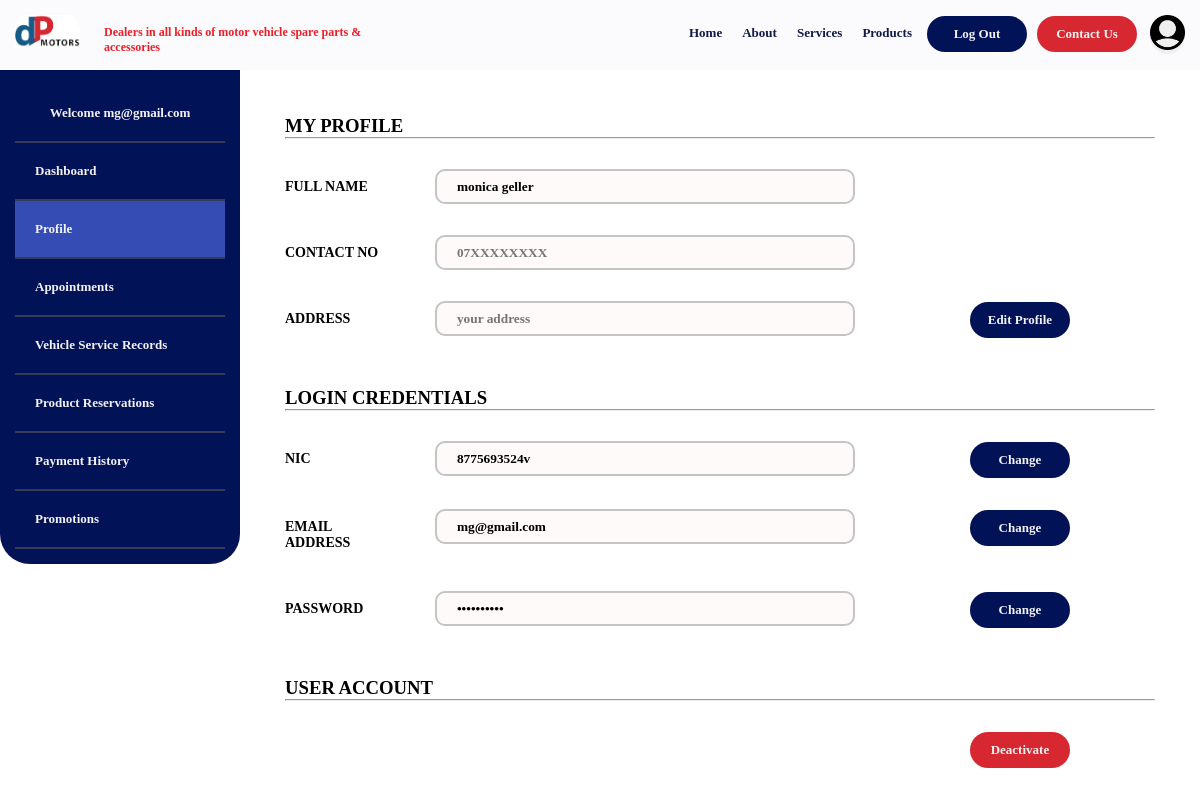
Page /UI/Customer/customer profile/customerViewProfile.php (signed in) on the committed database.
### tables this page shows
CREATE TABLE IF NOT EXISTS `users` (
  `id` int(10) NOT NULL AUTO_INCREMENT,
  `fname` varchar(255) NOT NULL,
  `lname` varchar(255) NOT NULL,
  `email` varchar(255) NOT NULL,
  `nic` varchar(255) NOT NULL,
  `password` varchar(255) NOT NULL,
  `type` varchar(100) DEFAULT NULL,
  `contact` text,
  `address` text,
  `state` varchar(15) NOT NULL DEFAULT 'activated',
  PRIMARY KEY (`id`)
);

### UI/Customer/customer profile/customerViewProfile.php (the view, shortened to what this page needs)
<?php
include '../../../includes/dbh.inc.php';
?>
<!DOCTYPE HTML>
<html lang="en">
<head>
    <link rel="stylesheet" href="../../../css/main.css">
</head>
<body>
    <div class="row r1">
        <?php include_once("../customerTopNav.php");?>
    </div>
    <div class="row r3">
        <div class="col-15 sideNav">
            <?php include_once("../customerSideNav.php");?>
        </div>
        <div class="col-16 content">
            <div class="col-12">
                <div class="row r3-1">
                    <div class="col-12">
                        <h3 class="title"><b> MY PROFILE <hr></b><h3></h2>
                    </div>
                </div>
               <?php  $sql = "SELECT * FROM users WHERE id='{$_SESSION['id']}'";
                $result = mysqli_query($conn, $sql);
                if (mysqli_num_rows($result) > 0) {
                    while ($row = mysqli_fetch_assoc($result)) {
                ?>
                <div class="row r3-3">
                    <div class="col-2 profileLabel">
                        <label>FULL NAME </label>
                    </div>
                    <div class="col-6 profileform">
                        <input type="text" class="profileV" name="name" value="<?php echo $row['fname']; ?> <?php echo $row['lname']; ?>">
                    </div>
                    <div class="col-4 hide-in-small"> </div>
                </div>
                <div class="row r3-7">
                    <div class="col-2 profileLabel">
                        <label>CONTACT NO</label>
                    </div>
                    <div class="col-6 profileform">
                        <input type="text" class="profileV" name="contact" placeholder="07XXXXXXXX" value="<?php echo $row['contact']; ?>">
                    </div>
                    <div class="col-4 hide-in-small"> </div>
                </div>
                <div class="row r3-8">
                    <div class="col-2 profileLabel">
                        <label>ADDRESS </label>
                    </div>
                    <div class="col-6 profileform">
                        <input type="text" class="profileV" name="address" placeholder="your address" value="<?php echo $row['address']; ?>">
                    </div>
                    <div class="col-4 buttons-inline">
                        <form action="./customerUpdateProfile.php">
                            <button class="navButton"> Edit Profile </button>
                        </form>
                    </div>
                </div>
               <div class="row r3-1">
                    <div class="col-12">
                        <br>
                        <h3 class="title"><b> LOGIN CREDENTIALS <hr></b><h3></h2>
                    </div>
                </div>
                <div class="row r3-5">
                    <div class="col-2 profileLabel">
                        <label>NIC </label>
                    </div>
                    <div class="col-6 profileform">
                        <input type="text" class="profileV" name="nic" value="<?php echo $row['nic']; ?>">
                    </div>
                    <div class="col-4 buttons-inline">
                        <form action="./customerChangeNIC.php">
                            <button class="navButton"> Change </button>
                        </form>
                    </div>
                </div>
                <div class="row r3-6">
                    <div class="col-2 profileLabel">
                        <label>EMAIL ADDRESS </label>
                    </div>
                    <div class="col-6 profileform">
                        <input type="text" class="profileV" name="email" value="<?php echo $row['email']; ?>">
                    </div>
                    <div class="col-4 buttons-inline">
                        <form action="./customerChangeEmail.php">
                            <button class="navButton"> Change </button>
                        </form>
                    </div>
                </div>
                <div class="row r3-9">
                    <div class="col-2 profileLabel">
                        <label>PASSWORD</label>
                    </div>
                    <div class="col-6 profileform">
                        <input type="password" class="profileV" name="password" value="**********">
                    </div>
                    <div class="col-4 buttons-inline">
                        <form action="./customerChangePassword.php">
                            <button class="navButton"> Change</button>
                        </form>
                    </div>
                </div>
            <?php
                }
            }
            ?>
                <div class="row r3-1">
                    <div class="col-12">
                        <br>
                        <h3 class="title"><b> USER ACCOUNT<hr></b><h3></h2>
                    </div>
                </div>
                <div class="row r3-9">
                    <div class="col-2 profileLabel"> </div>
                    <div class="col-6 profileform"></div>
                    <div class="col-4 buttons-inline">
                        <form action="./customerDeleteAccount.php">
                            <button class="navButton delete"> Deactivate  </button>
                        </form>
                    </div>
                </div>
        </div>
    </div>
</body>
</html>

### UI/Customer/customerTopNav.php (shortened to what this page needs)
<div class="col-13">
    <img src="../../../images/logo.png" class="navLogo">
</div>
<div class="col-nav">
    <h4 class="navSlogan">Dealers in all kinds of motor vehicle spare parts & accessories</h4>
</div>
<div class="col-14 navbar">
        <a href="../../Auth-UI/index.php#home">Home</a>
        <a href="../../Auth-UI/index.php#about">About</a>
        <a href="../../Auth-UI/index.php#services">Services</a>
        <a href="../customer gerneral/productsCatalogue.php">Products</a>
        <?php
            if (isset($_SESSION['id'])){
            include '../../../includes/dbh.inc.php';
                $sql = "SELECT * FROM users WHERE id='{$_SESSION['id']}'";
                $result = mysqli_query($conn, $sql);
                if (mysqli_num_rows($result) > 0) {
                    while ($row = mysqli_fetch_assoc($result)) {
                echo "
                <form action='../../../includes/logout.inc.php'>
                <button class='navButton'> Log Out </button>
                </form>
                <form action='../../Auth-UI/index.php#contact'>
                <button class='navButton contact'> Contact Us </button>
                </form>
                &nbsp;&nbsp; ";
                        if($row['type'] == 'manager'){
                        echo "<form action='../../dashboards/managerDash.php'>
                        <button style='border:0px;cursor:pointer;'> <img src='../../../images/profile-login.png' style='max-width:35px;'></button>
                        </form>
                        ";   }
                        elseif($row['type'] == 'admin'){
                            echo "<form action='../../Administrator/adminDash.php'>
                            <button style='border:0px;cursor:pointer;'> <img src='../../../images/profile-login.png' style='max-width:35px;'></button>
                            </form>
                            ";   }
                        elseif($row['type'] == 'cashier'){
                            echo "<form action='../../dashboards/cashierDash.php'>
                            <button style='border:0px;cursor:pointer;'> <img src='../../../images/profile-login.png' style='max-width:35px;'></button>
                            </form>
                            ";   }
                        else{
                            echo "<form action='../../Auth-UI/customerDash.php'>
                            <button style='border:0px;cursor:pointer;'> <img src='../../../images/profile-login.png' style='max-width:35px;'></button>
                            </form>
                            ";   }
                    }
                }
             }
             ?>
</div>

### css/responsive.css (style rules this page uses)
* { margin:0; padding:0; font-family: 'Tahoma'; font-weight:bold; box-sizing:border-box; }
[class*="col-"] { float: left; padding: 15px; border: 0px solid red; }
.row::after { content: ""; clear: both; display: table; }
.col-2 { width: 16.66%; }
.col-4 { width: 33.33%; }
.col-6 { width: 50%; }
.col-12 { width: 100%; }
.col-13 { width: 7%; }
.col-14 { width: 68%; }
.col-15 { width: 20%; }
.col-16 { width: 80%; }
.col-nav { width: 25%; }
.navLogo { height: auto; width: 65px; z-index: -1; }
.navSlogan { padding-top: 10px; padding-left: 5px; color:#ED1F28; font-size: 12px; }
.r1 { background-color: #FBFBFD; }
.navbar { text-align: center; display: flex; justify-content: end; }
.navbar a { overflow: hidden; color: #111B47; padding: 10px 10px; text-decoration: none; font-size: 13px; }
button { border-radius:25px; }
.navButton { border: none; background-color:#021257; width: 100px; padding: 10px 10px; transition-duration:0.4s; cursor: pointer; margin: 1px 5px; text-align: center; text-decoration: none; color:#F2F2F2; font-size: 13px; font-weight: bold; }
.contact { background-color: #D72731; }
.sideNav { border-radius: 0px 0px 30px 30px; background-color: #021257; transition: 0.5s; overflow: hidden; }

### css/profile.css (style rules this page uses)
.profileLabel { text-align: left; font-size:12px; color: rgb(8, 8, 8); }
.profileform { text-align: left; }
.profileV { width:100%; height:35px; border-radius: 10px; border: 2px solid #C4C4C4; background: #FFFAFA; }
.delete { background-color: #D72731; }

### css/customer.css (style rules this page uses)
.buttons-inline { display: flex; justify-content: center; }

### css/form.css (style rules this page uses)
label { padding: 10px 10px 10px 0; display: inline-block; color: #000000; font-size: 14px; font-weight: 600; }

### UI/Customer/customer profile/customerViewProfile.php (style rules this page uses)
input[type=text], input[type=password] { padding: 12px 20px; }

### rows in the picture
users: name "monica geller", nic "8775693524v", email "mg@gmail.com"

### other values in the picture
$customerEmail "mg@gmail.com"
